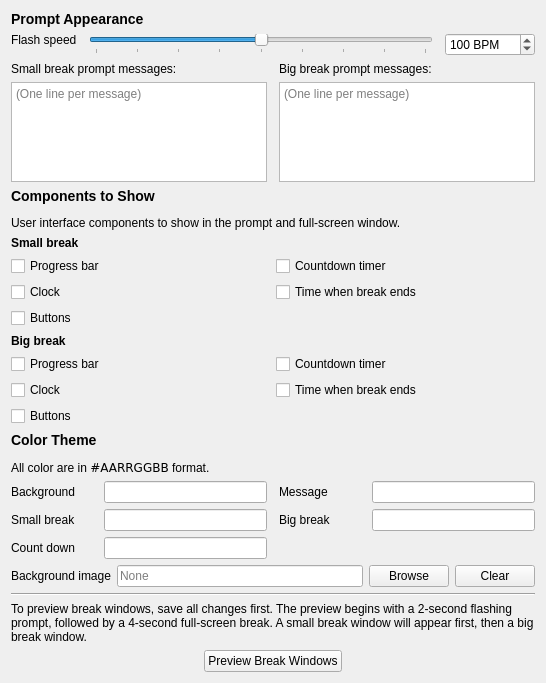
          <widget class="QWidget" name="UIPage">
           <layout class="QVBoxLayout" name="verticalLayout_3">
            <item>
             <widget class="QLabel" name="label_27">
              <property name="text">
               <string>&lt;h3&gt;Prompt Appearance&lt;/h3&gt;</string>
              </property>
             </widget>
            </item>
            <item>
             <layout class="QGridLayout" name="gridLayout_10" columnstretch="0,0,0">
              <property name="horizontalSpacing">
               <number>12</number>
              </property>
              <property name="verticalSpacing">
               <number>0</number>
              </property>
              <item row="0" column="0" rowspan="2">
               <widget class="QLabel" name="label_8">
                <property name="text">
                 <string>Flash speed</string>
                </property>
                <property name="alignment">
                 <set>Qt::AlignmentFlag::AlignLeading|Qt::AlignmentFlag::AlignLeft|Qt::AlignmentFlag::AlignTop</set>
                </property>
               </widget>
              </item>
              <item row="0" column="1">
               <widget class="QSlider" name="flashSpeedSlider">
                <property name="maximum">
                 <number>200</number>
                </property>
                <property name="pageStep">
                 <number>25</number>
                </property>
                <property name="value">
                 <number>100</number>
                </property>
                <property name="orientation">
                 <enum>Qt::Orientation::Horizontal</enum>
                </property>
                <property name="tickPosition">
                 <enum>QSlider::TickPosition::TicksBelow</enum>
                </property>
               </widget>
              </item>
              <item row="0" column="2">
               <widget class="QSpinBox" name="flashSpeedBox">
                <property name="suffix">
                 <string notr="true"> BPM</string>
                </property>
                <property name="maximum">
                 <number>65535</number>
                </property>
                <property name="value">
                 <number>100</number>
                </property>
               </widget>
              </item>
             </layout>
            </item>
            <item>
             <layout class="QGridLayout" name="gridLayout">
              <property name="horizontalSpacing">
               <number>12</number>
              </property>
              <item row="1" column="0">
               <widget class="QPlainTextEdit" name="smallBreakMessages">
                <property name="maximumSize">
                 <size>
                  <width>16777215</width>
                  <height>100</height>
                 </size>
                </property>
                <property name="placeholderText">
                 <string>(One line per message)</string>
                </property>
               </widget>
              </item>
              <item row="0" column="1">
               <widget class="QLabel" name="label_34">
                <property name="text">
                 <string>Big break prompt messages:</string>
                </property>
                <property name="wordWrap">
                 <bool>true</bool>
                </property>
               </widget>
              </item>
              <item row="0" column="0">
               <widget class="QLabel" name="label">
                <property name="text">
                 <string>Small break prompt messages:</string>
                </property>
                <property name="wordWrap">
                 <bool>true</bool>
                </property>
               </widget>
              </item>
              <item row="1" column="1">
               <widget class="QPlainTextEdit" name="bigBreakMessages">
                <property name="maximumSize">
                 <size>
                  <width>16777215</width>
                  <height>100</height>
                 </size>
                </property>
                <property name="placeholderText">
                 <string>(One line per message)</string>
                </property>
               </widget>
              </item>
             </layout>
            </item>
            <item>
             <widget class="QLabel" name="label_16">
              <property name="text">
               <string>&lt;h3&gt;Components to Show&lt;/h3&gt;

&lt;p&gt;User interface components to show in the prompt and full-screen window.&lt;/p&gt;</string>
              </property>
             </widget>
            </item>
            <item>
             <widget class="QLabel" name="label_9">
              <property name="text">
               <string>&lt;h4&gt;Small break&lt;/h4&gt;</string>
              </property>
             </widget>
            </item>
            <item>
             <layout class="QGridLayout" name="gridLayout_12">
              <item row="0" column="0">
               <widget class="QCheckBox" name="smallBreakShowProgressBar">
                <property name="text">
                 <string>Progress bar</string>
                </property>
               </widget>
              </item>
              <item row="1" column="1">
               <widget class="QCheckBox" name="smallBreakShowEndTime">
                <property name="text">
                 <string>Time when break ends</string>
                </property>
               </widget>
              </item>
              <item row="1" column="0">
               <widget class="QCheckBox" name="smallBreakShowClock">
                <property name="text">
                 <string>Clock</string>
                </property>
               </widget>
              </item>
              <item row="2" column="0">
               <widget class="QCheckBox" name="smallBreakShowButtons">
                <property name="text">
                 <string>Buttons</string>
                </property>
               </widget>
              </item>
              <item row="0" column="1">
               <widget class="QCheckBox" name="smallBreakShowCountdown">
                <property name="text">
                 <string>Countdown timer</string>
                </property>
               </widget>
              </item>
             </layout>
            </item>
            <item>
             <widget class="QLabel" name="label_29">
              <property name="text">
               <string>&lt;h4&gt;Big break&lt;/h4&gt;</string>
              </property>
             </widget>
            </item>
            <item>
             <layout class="QGridLayout" name="gridLayout_25">
              <item row="0" column="0">
               <widget class="QCheckBox" name="bigBreakShowProgressBar">
                <property name="text">
                 <string>Progress bar</string>
                </property>
               </widget>
              </item>
              <item row="1" column="1">
               <widget class="QCheckBox" name="bigBreakShowEndTime">
                <property name="text">
                 <string>Time when break ends</string>
                </property>
               </widget>
              </item>
              <item row="1" column="0">
               <widget class="QCheckBox" name="bigBreakShowClock">
                <property name="text">
                 <string>Clock</string>
                </property>
               </widget>
              </item>
              <item row="2" column="0">
               <widget class="QCheckBox" name="bigBreakShowButtons">
                <property name="text">
                 <string>Buttons</string>
                </property>
               </widget>
              </item>
              <item row="0" column="1">
               <widget class="QCheckBox" name="bigBreakShowCountdown">
                <property name="text">
                 <string>Countdown timer</string>
                </property>
               </widget>
              </item>
             </layout>
            </item>
            <item>
             <widget class="QLabel" name="label_2">
              <property name="text">
               <string>&lt;h3&gt;Color Theme&lt;/h3&gt;
All color are in &lt;code&gt;#AARRGGBB&lt;/code&gt; format.</string>
              </property>
             </widget>
            </item>
            <item>
             <layout class="QGridLayout" name="gridLayout_11" columnstretch="1,2,1,2">
              <property name="horizontalSpacing">
               <number>12</number>
              </property>
              <item row="1" column="3">
               <widget class="ColorEdit" name="bigHighlight">
                <property name="text">
                 <string/>
                </property>
                <property name="clearButtonEnabled">
                 <bool>false</bool>
                </property>
               </widget>
              </item>
              <item row="1" column="1">
               <widget class="ColorEdit" name="smallHighlight">
                <property name="text">
                 <string/>
                </property>
                <property name="clearButtonEnabled">
                 <bool>false</bool>
                </property>
               </widget>
              </item>
              <item row="2" column="1">
               <widget class="ColorEdit" name="countDownColor">
                <property name="text">
                 <string/>
                </property>
                <property name="clearButtonEnabled">
                 <bool>false</bool>
                </property>
               </widget>
              </item>
              <item row="0" column="3">
               <widget class="ColorEdit" name="messageColor">
                <property name="text">
                 <string/>
                </property>
                <property name="clearButtonEnabled">
                 <bool>false</bool>
                </property>
               </widget>
              </item>
              <item row="0" column="2">
               <widget class="QLabel" name="label_43">
                <property name="text">
                 <string>Message</string>
                </property>
               </widget>
              </item>
              <item row="0" column="0">
               <widget class="QLabel" name="label_42">
                <property name="text">
                 <string>Background</string>
                </property>
               </widget>
              </item>
              <item row="2" column="0">
               <widget class="QLabel" name="label_44">
                <property name="text">
                 <string>Count down</string>
                </property>
               </widget>
              </item>
              <item row="0" column="1">
               <widget class="ColorEdit" name="backgroundColor">
                <property name="text">
                 <string/>
                </property>
                <property name="clearButtonEnabled">
                 <bool>false</bool>
                </property>
               </widget>
              </item>
              <item row="1" column="2">
               <widget class="QLabel" name="label_41">
                <property name="text">
                 <string>Big break</string>
                </property>
               </widget>
              </item>
              <item row="1" column="0">
               <widget class="QLabel" name="label_30">
                <property name="text">
                 <string>Small break</string>
                </property>
               </widget>
              </item>
             </layout>
            </item>
            <item>
             <layout class="QHBoxLayout" name="backgroundImageLayout">
              <item>
               <widget class="QLabel" name="backgroundImageLabel">
                <property name="text">
                 <string>Background image</string>
                </property>
               </widget>
              </item>
              <item>
               <widget class="QLineEdit" name="backgroundImagePath">
                <property name="readOnly">
                 <bool>true</bool>
                </property>
                <property name="placeholderText">
                 <string>None</string>
                </property>
               </widget>
              </item>
              <item>
               <widget class="QPushButton" name="browseBackgroundImage">
                <property name="text">
                 <string>Browse</string>
                </property>
               </widget>
              </item>
              <item>
               <widget class="QPushButton" name="clearBackgroundImage">
                <property name="text">
                 <string>Clear</string>
                </property>
               </widget>
              </item>
             </layout>
            </item>
            <item>
             <widget class="Line" name="line">
              <property name="orientation">
               <enum>Qt::Orientation::Horizontal</enum>
              </property>
             </widget>
            </item>
            <item>
             <widget class="QLabel" name="label_19">
              <property name="text">
               <string>&lt;p&gt;To preview break windows, save all changes first. The preview begins with a 2-second flashing prompt, followed by a 4-second full-screen break. A small break window will appear first, then a big break window.&lt;/p&gt;</string>
              </property>
              <property name="wordWrap">
               <bool>true</bool>
              </property>
             </widget>
            </item>
            <item alignment="Qt::AlignmentFlag::AlignHCenter">
             <widget class="QPushButton" name="previewButton">
              <property name="text">
               <string>Preview Break Windows</string>
              </property>
             </widget>
            </item>
           </layout>
          </widget>
